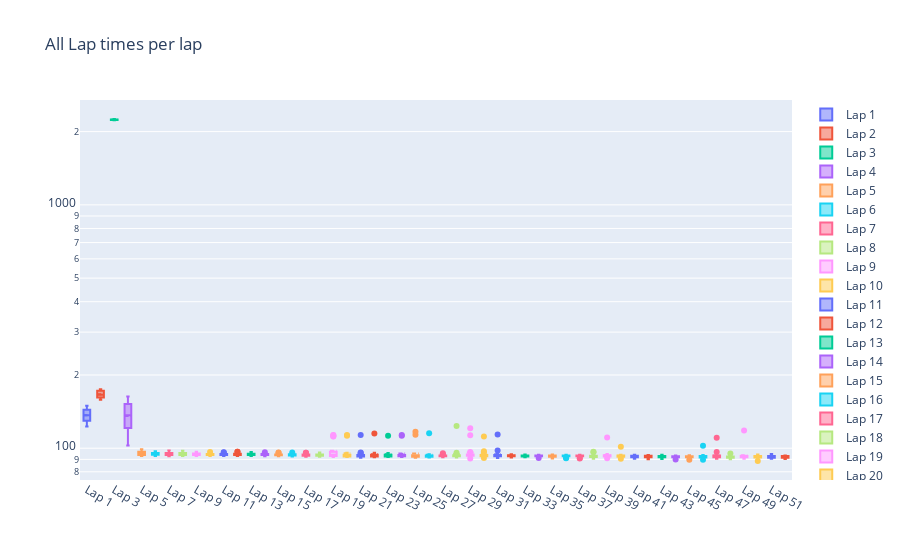

Write notebook code for a chart like this one.
### Markdown cell above
Shows all the times from drivers per lap

Determining if average is a good measure, since some laps drivers take pit stop, or a car might malfunction, etc... alot of factors can affect the average of a lap time

### Code cell
fig = go.Figure()
for col in working_df.columns[1:]:
    fig.add_trace(go.Box(y=working_df[col].values.tolist(), name=col, boxmean=True))
    fig.update_layout(title='All Lap times per lap')
fig.update_yaxes(type="log")
fig.show()
